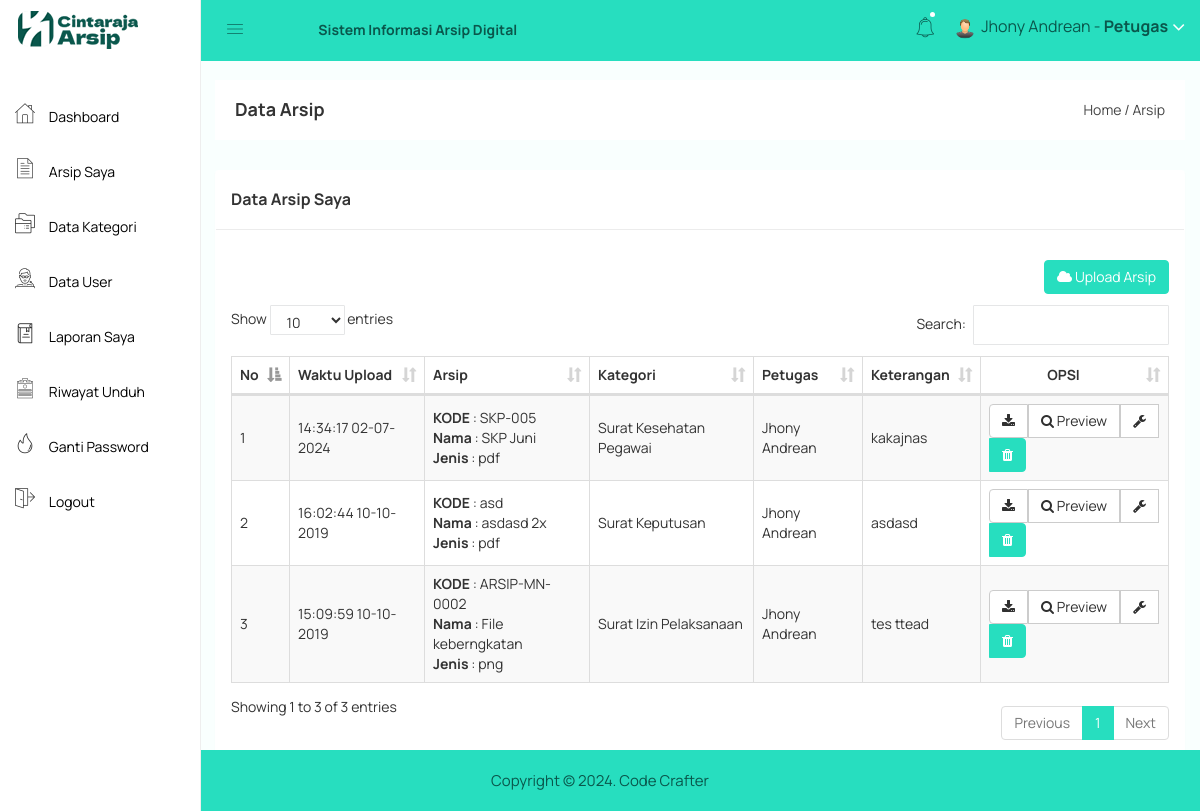
The page /petugas/arsip.php (signed in) on the database as committed earlier.
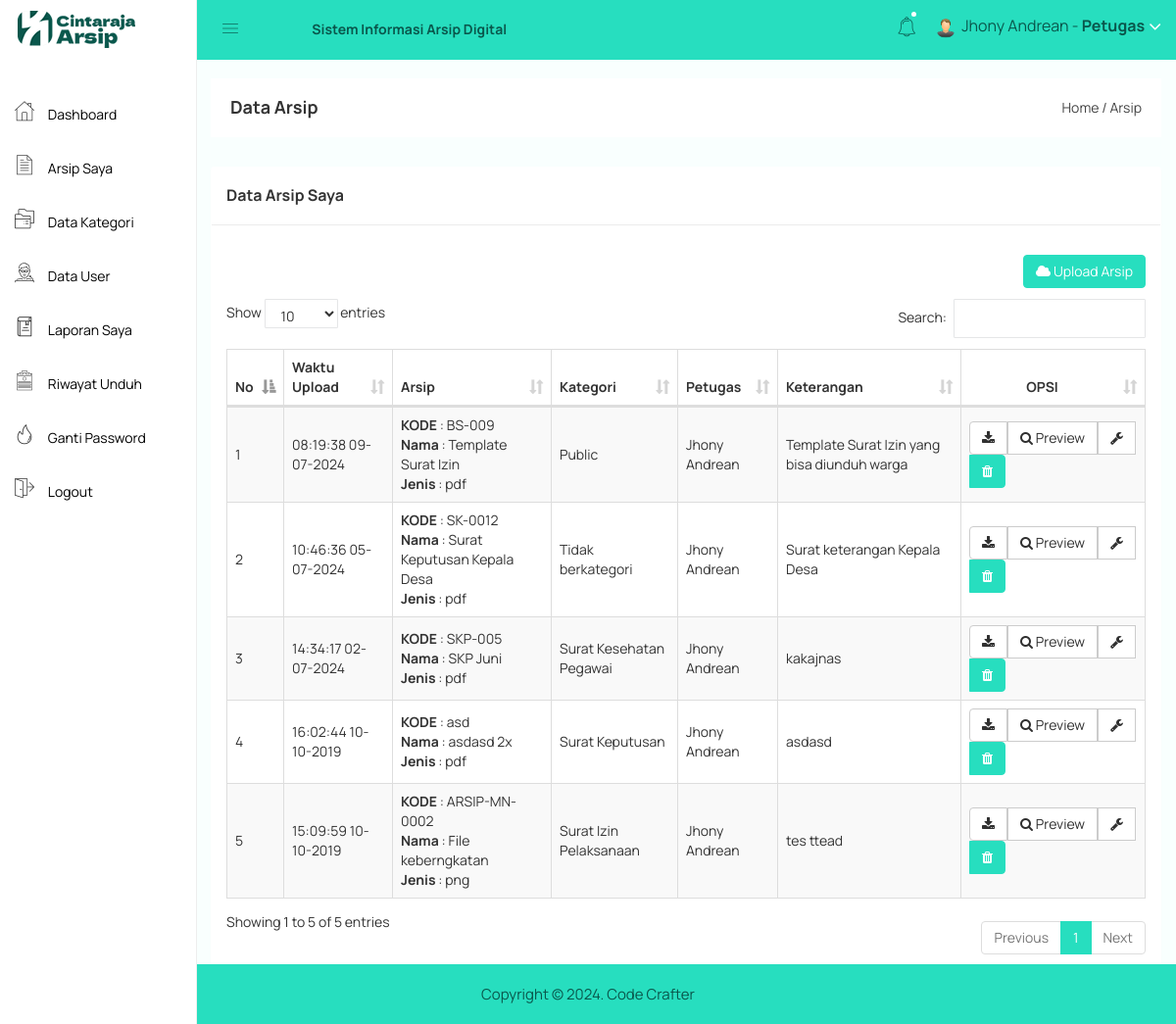
The same page on the database as committed later.
### tables this page shows
CREATE TABLE `arsip` (
  `arsip_id` int(11) NOT NULL,
  `arsip_waktu_upload` datetime NOT NULL,
  `arsip_petugas` int(11) NOT NULL,
  `arsip_kode` varchar(255) NOT NULL,
  `arsip_nama` varchar(255) NOT NULL,
  `arsip_jenis` varchar(255) NOT NULL,
  `arsip_kategori` int(11) NOT NULL,
  `arsip_keterangan` text NOT NULL,
  `arsip_file` varchar(255) NOT NULL
);

CREATE TABLE `kategori` (
  `kategori_id` int(11) NOT NULL,
  `kategori_nama` varchar(255) NOT NULL,
  `kategori_keterangan` text NOT NULL
);

CREATE TABLE `petugas` (
  `petugas_id` int(11) NOT NULL,
  `petugas_nama` varchar(255) NOT NULL,
  `petugas_username` varchar(255) NOT NULL,
  `petugas_password` varchar(255) NOT NULL,
  `petugas_foto` varchar(255) NOT NULL
);

### petugas/arsip.php (the view, shortened to what this page needs)
<?php include 'header.php'; ?>
<div class="breadcome-area">
    <div class="container-fluid">
        <div class="row">
            <div class="col-lg-12 col-md-12 col-sm-12 col-xs-12">
                <div class="breadcome-list">
                    <div class="row">
                        <div class="col-lg-6 col-md-6 col-sm-6 col-xs-12">
                            <div class="breadcome-heading">
                                <h4 style="margin-bottom: 0px">Data Arsip</h4>
                            </div>
                        </div>
                        <div class="col-lg-6 col-md-6 col-sm-6 col-xs-12">
                            <ul class="breadcome-menu" style="padding-top: 0px">
                                <li><a href="#">Home</a> <span class="bread-slash">/</span></li>
                                <li><span class="bread-blod">Arsip</span></li>
                            </ul>
                        </div>
                    </div>
                </div>
            </div>
        </div>
    </div>
</div>
<div class="container-fluid">
    <div class="panel panel">
        <div class="panel-heading">
            <h3 class="panel-title">Data Arsip Saya</h3>
        </div>
        <div class="panel-body">
            <div class="pull-right">
                <a href="arsip_tambah.php" class="btn btn-primary"><i class="fa fa-cloud"></i> Upload Arsip</a>
            </div>
            <br>
            <br>
            <br>
            <table id="table" class="table table-bordered table-striped table-hover table-datatable">
                <thead>
                    <tr>
                        <th width="1%">No</th>
                        <th>Waktu Upload</th>
                        <th>Arsip</th>
                        <th>Kategori</th>
                        <th>Petugas</th>
                        <th>Keterangan</th>
                        <th class="text-center" width="20%">OPSI</th>
                    </tr>
                </thead>
                <tbody>
                    <?php
                    include '../koneksi.php';
                    $no = 1;
                    $saya = $_SESSION['id'];
                    $arsip = mysqli_query($koneksi,"SELECT * FROM arsip,kategori,petugas WHERE arsip_petugas=petugas_id and arsip_kategori=kategori_id and arsip_petugas='$saya' ORDER BY arsip_id DESC");
                    while($p = mysqli_fetch_array($arsip)){
                        ?>
                        <tr>
                            <td><?php echo $no++; ?></td>
                            <td><?php echo date('H:i:s  d-m-Y',strtotime($p['arsip_waktu_upload'])) ?></td>
                            <td>
                                <b>KODE</b> : <?php echo $p['arsip_kode'] ?><br>
                                <b>Nama</b> : <?php echo $p['arsip_nama'] ?><br>
                                <b>Jenis</b> : <?php echo $p['arsip_jenis'] ?><br>
                            </td>
                            <td><?php echo $p['kategori_nama'] ?></td>
                            <td><?php echo $p['petugas_nama'] ?></td>
                            <td><?php echo $p['arsip_keterangan'] ?></td>
                            <td class="text-center">
                                <div class="btn-group">
                                    <a target="_blank" class="btn btn-default" href="../arsip/<?php echo $p['arsip_file']; ?>"><i class="fa fa-download"></i></a>
                                    <a target="_blank" href="arsip_preview.php?id=<?php echo $p['arsip_id']; ?>" class="btn btn-default"><i class="fa fa-search"></i> Preview</a>
                                    <a href="arsip_edit.php?id=<?php echo $p['arsip_id']; ?>" class="btn btn-default"><i class="fa fa-wrench"></i></a>
                                    <button type="button" class="btn btn-primary" data-toggle="modal" data-target="#exampleModal_<?php echo $p['arsip_id']; ?>">
                                        <i class="fa fa-trash"></i>
                                    </button>
                                </div>
                            </td>
                        </tr>
                        <?php
                    }
                    ?>
                </tbody>
            </table>
        </div>
    </div>
</div>
<?php include 'footer.php'; ?>

Rows that differ between the two databases and show on the page:
added arsip: arsip_waktu_upload "08:19:38 09-07-2024", arsip_kode "BS-009", arsip_nama "Template Surat Izin", arsip_jenis "pdf", arsip_kategori.kategori_nama "Public", petugas.petugas_nama "Jhony Andrean", arsip_keterangan "Template Surat Izin yang bisa diunduh warga"
added arsip: arsip_waktu_upload "10:46:36 05-07-2024", arsip_kode "SK-0012", arsip_nama "Surat Keputusan Kepala Desa", arsip_jenis "pdf", arsip_kategori.kategori_nama "Tidak berkategori", petugas.petugas_nama "Jhony Andrean", arsip_keterangan "Surat keterangan Kepala Desa"
Other text that changed with them:
text written by a page script: "Show entries Search: Showing 1 to 3 of 3 entries Previous 1 Next" → "Show entries Search: Showing 1 to 5 of 5 entries Previous 1 Next"
